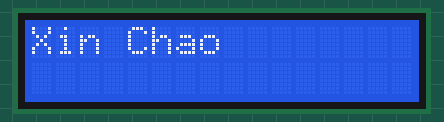
Recording of a program running on a simulated ESP32 board running MicroPython. Shown: 16×2 character LCD. Library files of the repository ran but are not shown: i2c_lcd.py.

Above: at 0.1 s.
At 2.1 s:
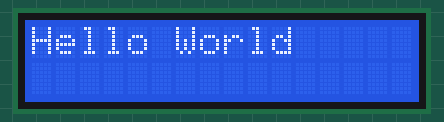
At 3.1 s:
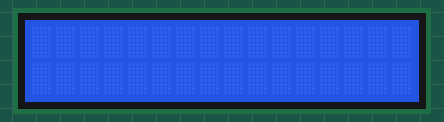

The program:

main.py
```python
from machine import Pin, I2C
from i2c_lcd import I2cLcd
from time import sleep

# 3v, Pin layout, with the connectors on the right side is GND, VCC, SDA, SCL

I2C_ADDR = 0x27
i2c = I2C(0, sda=Pin(27), scl=Pin(26), freq=400000)

lcd = I2cLcd(i2c, I2C_ADDR, 2, 16)
lcd.clear()

while True:
    # Print text
    lcd.putstr("Xin Chao")
    # Let text freeze for 1s
    sleep(1)
    # Clear text
    lcd.clear()
    # Let clear text freeze for 1s
    sleep(1)


    lcd.putstr("Hello World")
    sleep(1)
    lcd.clear()
    sleep(1)
```

Measured:
- by itself, everything shown: repeats every 4.0 s, in 4 steps
- what the display in image 0 shows lasts 1.0 s, from 0.1 s to 1.1 s
